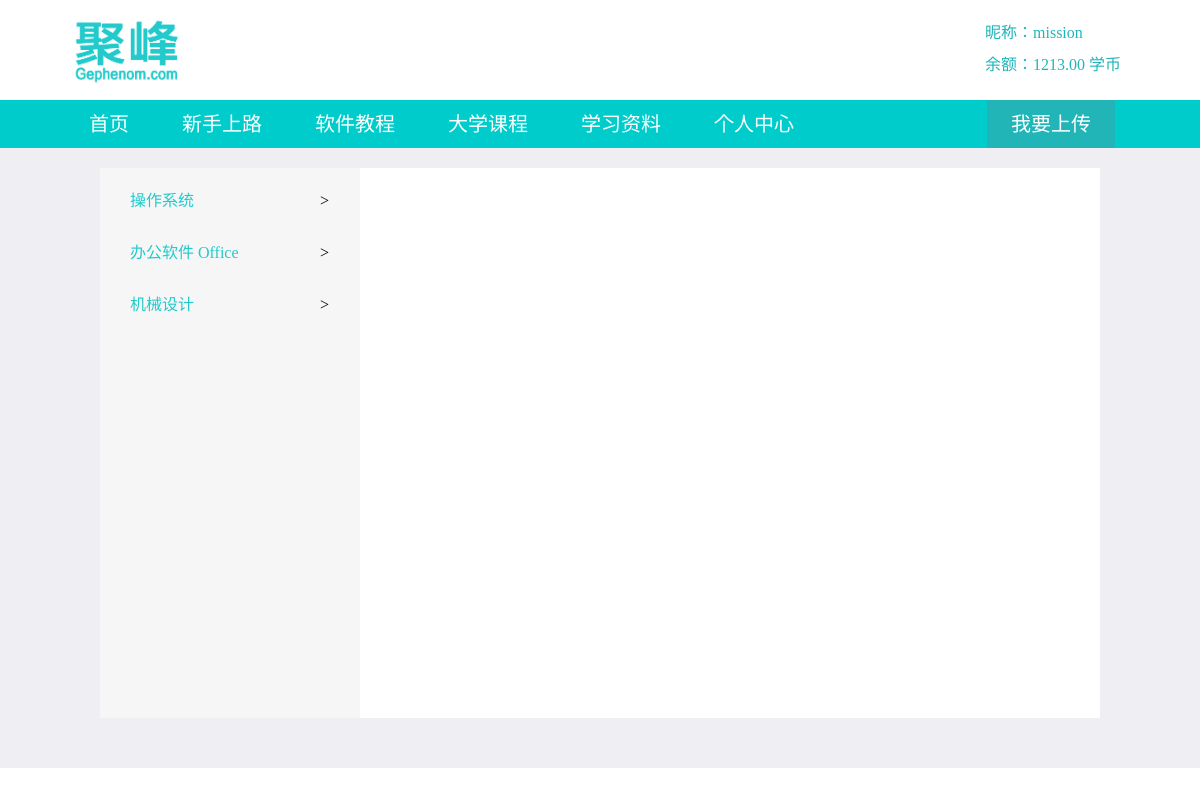
/admin_check/tutorial/tutorial_topics.php (signed in), run on the app's committed database.
### tables this page shows
CREATE TABLE IF NOT EXISTS `tutorial_category0` (
  `id` int(10) unsigned NOT NULL AUTO_INCREMENT,
  `class0` varchar(15) NOT NULL,
  PRIMARY KEY (`id`)
);

### admin_check/tutorial/tutorial_topics.php (the view, shortened to what this page needs)
<?php
require_once("../../repeat_code/mysqli_connect.php");
require_once("../../repeat_code/manage_head.php");
?>
<head>
<link href="/css/share.css" rel="stylesheet" type="text/css" />
<link href="tutorial_topics.css" rel="stylesheet" type="text/css">
</head>
<?php
$query="SELECT a.class0,b.* ".
"FROM tutorial_category0 AS a ".
"INNER JOIN tutorial_category1 AS b ON(a.id=b.class0_id)";
$result=mysqli_query($dbc,$query) or die('出错');
$arr= array();
while($row=mysqli_fetch_array($result)){$arr[] =$row;}
$row0=$arr;
$i=0;
?>
<body>
<?php
require_once("../../repeat_code/nav.php")
?>
<div id="frame">
    <div id="page">
        <div id="_21">
        <div class="_2100"></div>
<?php
foreach($row0 as $row){
	if(!($class0==$row['class0'])){$i++;$class0=$row['class0'];?>
<div class="_210" id="_<?php echo $i?>"><div class="jiantou">&gt;</div>
        <p class="word"><?php echo $row['class0']?></p><br /></div>
<?php }}
?>
        </div>
    </div>
</div>
</body>
</html>

### admin_check/tutorial/tutorial_topics.css (style rules this page uses)
#frame { height:auto; padding-bottom:50px; background-color:#efeff3; padding-top:20px; }
#page { height:auto; background-color:#FFF; margin-left:auto; margin-right:auto; width:1000px; overflow:auto; }
#_21 { float:left; height:550px; width:260px; background-color:#F6F6F6; }
._2100 { width:260px; background-color:#F6F6F6; height:15px; }
._210 { padding-top:10px; padding-bottom:10px; width:260px; background-color:#F6F6F6; }
.word { margin-left:30px; }
.jiantou { margin-right:20px; width:20px; height:20px; float:right; }
.word { color:#22cacc; }

### data on the page
tutorial_category0: class0 "操作系统"
tutorial_category0: class0 "办公软件 Office"
tutorial_category0: class0 "机械设计"

### other printed values
$_SESSION['session_nickname'] "mission"
$_SESSION['session_money'] "1213.00"
